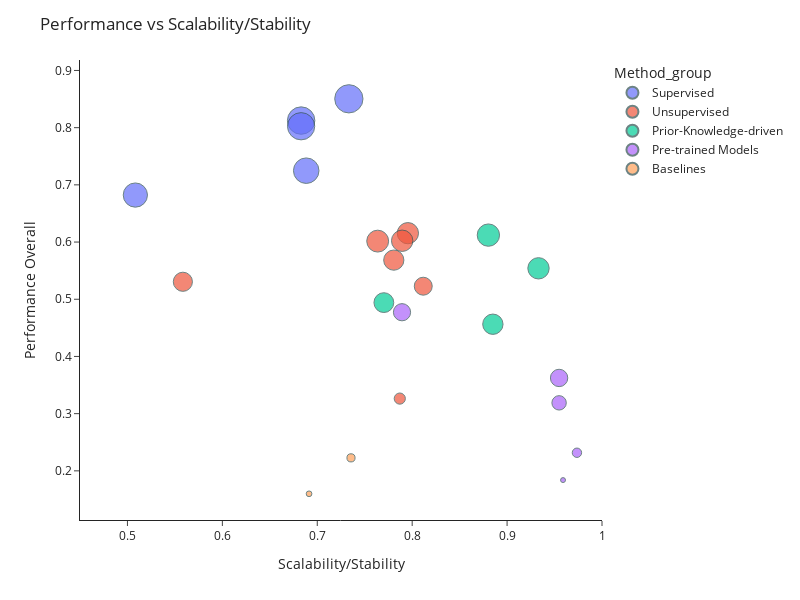

The code cell stored with this chart in its notebook:
### Code cell
df["Scalability/Stability"] = (df["Scalability"] + df["Stability"]) / 2
fig = px.scatter(df, x="Scalability/Stability", y="Overall Performance", color="Method_group",
                 size='Macro F1', hover_data=[df.index,'Overall Performance', 'Scalability/Stability', 'Macro F1'],)

fig.update_layout(
    font=dict(
        size=12,           # Default font size for all text
    ),
    xaxis=dict(
        title_font=dict(size=14),   # X-axis title font size
        tickfont=dict(size=12),     # X-axis tick label font size
    ),
    yaxis=dict(
        title_font=dict(size=14),   # Y-axis title font size
        tickfont=dict(size=12),     # Y-axis tick label font size
    ),
    title_font=dict(size=16),       # Title font size
    legend=dict(
        font=dict(size=12),         # Legend font size
        title_font=dict(size=14),   # Legend title font size
    )
)

fig.update_layout(width=800, height=600)

fig.update_layout(
    template='simple_white',
    title="Performance vs Scalability/Stability",
    xaxis=dict(title="Scalability/Stability", range=[0.45, 1]),
    #xaxis=dict(title="Scalability/Stability"),
    yaxis=dict(title="Performance Overall")
)
fig.update_traces(marker=dict(line=dict(width=1, color='DarkSlateGrey')))


fig.show()

fig.write_html(os.path.join(output_path, "scatter_plot_grouped.html"))

# save as svg
fig.write_image(os.path.join(output_path, "scatter_plot_grouped.svg"), width=800, height=600, scale=2)

### Figure 1 — Plotly figure (JSON) as saved in the notebook; plotly's stock layout.template omitted (floating-point values rounded to 4 significant figures)
{"data": [{"customdata": [["XGBoost", 0.8302], ["Random Forest", 0.7818], ["MAPS", 0.7718], ["Logistic Regression", 0.6768], ["CellSighter", 0.6095]], "hovertemplate": "Method_group=Supervised<br>Scalability/Stability=%{x}<br>Overall Performance=%{y}<br>Macro F1=%{customdata[1]}<br>method=%{customdata[0]}<extra></extra>", "legendgroup": "Supervised", "marker": {"color": "#636efa", "line": {"color": "DarkSlateGrey", "width": 1}, "size": [0.8302, 0.7818, 0.7718, 0.6768, 0.6095], "sizemode": "area", "sizeref": 0.002075, "symbol": "circle"}, "mode": "markers", "name": "Supervised", "orientation": "v", "showlegend": true, "type": "scatter", "x": [0.7333, 0.683, 0.683, 0.6884, 0.5083], "xaxis": "x", "y": [0.8504, 0.8124, 0.8025, 0.7248, 0.6822], "yaxis": "y"}, {"customdata": [["FlowSOM", 0.4695], ["Leiden", 0.4753], ["CellLENS_Lite", 0.4975], ["Phenograph", 0.4243], ["CellLENS_Full", 0.3806], ["FuseSOM", 0.3347], ["FlowSOM Meta Clusters", 0.1295]], "hovertemplate": "Method_group=Unsupervised<br>Scalability/Stability=%{x}<br>Overall Performance=%{y}<br>Macro F1=%{customdata[1]}<br>method=%{customdata[0]}<extra></extra>", "legendgroup": "Unsupervised", "marker": {"color": "#EF553B", "line": {"color": "DarkSlateGrey", "width": 1}, "size": [0.4695, 0.4753, 0.4975, 0.4243, 0.3806, 0.3347, 0.1295], "sizemode": "area", "sizeref": 0.002075, "symbol": "circle"}, "mode": "markers", "name": "Unsupervised", "orientation": "v", "showlegend": true, "type": "scatter", "x": [0.7955, 0.7895, 0.7637, 0.7806, 0.5584, 0.8117, 0.7869], "xaxis": "x", "y": [0.6155, 0.6023, 0.6016, 0.5684, 0.5305, 0.5228, 0.3263], "yaxis": "y"}, {"customdata": [["Scyan", 0.5189], ["Tacit", 0.4731], ["Tribus", 0.4078], ["Astir", 0.4296]], "hovertemplate": "Method_group=Prior-Knowledge-driven<br>Scalability/Stability=%{x}<br>Overall Performance=%{y}<br>Macro F1=%{customdata[1]}<br>method=%{customdata[0]}<extra></extra>", "legendgroup": "Prior-Knowledge-driven", "marker": {"color": "#00cc96", "line": {"color": "DarkSlateGrey", "width": 1}, "size": [0.5189, 0.4731, 0.4078, 0.4296], "sizemode": "area", "sizeref": 0.002075, "symbol": "circle"}, "mode": "markers", "name": "Prior-Knowledge-driven", "orientation": "v", "showlegend": true, "type": "scatter", "x": [0.8803, 0.9331, 0.7701, 0.885], "xaxis": "x", "y": [0.6121, 0.5541, 0.4941, 0.4563], "yaxis": "y"}, {"customdata": [["Nimbus", 0.3076], ["RIBCA_adapted", 0.3135], ["RIBCA", 0.216], ["Deepcelltypes_adapted", 0.09171], ["Deepcelltypes", 0.02556]], "hovertemplate": "Method_group=Pre-trained Models<br>Scalability/Stability=%{x}<br>Overall Performance=%{y}<br>Macro F1=%{customdata[1]}<br>method=%{customdata[0]}<extra></extra>", "legendgroup": "Pre-trained Models", "marker": {"color": "#ab63fa", "line": {"color": "DarkSlateGrey", "width": 1}, "size": [0.3076, 0.3135, 0.216, 0.09171, 0.02556], "sizemode": "area", "sizeref": 0.002075, "symbol": "circle"}, "mode": "markers", "name": "Pre-trained Models", "orientation": "v", "showlegend": true, "type": "scatter", "x": [0.7893, 0.9548, 0.9548, 0.9736, 0.9589], "xaxis": "x", "y": [0.4773, 0.3624, 0.3189, 0.2316, 0.1839], "yaxis": "y"}, {"customdata": [["Stratified sampler", 0.06864], ["Most Frequent", 0.03392]], "hovertemplate": "Method_group=Baselines<br>Scalability/Stability=%{x}<br>Overall Performance=%{y}<br>Macro F1=%{customdata[1]}<br>method=%{customdata[0]}<extra></extra>", "legendgroup": "Baselines", "marker": {"color": "#FFA15A", "line": {"color": "DarkSlateGrey", "width": 1}, "size": [0.06864, 0.03392], "sizemode": "area", "sizeref": 0.002075, "symbol": "circle"}, "mode": "markers", "name": "Baselines", "orientation": "v", "showlegend": true, "type": "scatter", "x": [0.7355, 0.6913], "xaxis": "x", "y": [0.2227, 0.1599], "yaxis": "y"}], "layout": {"font": {"size": 12}, "height": 600, "legend": {"font": {"size": 12}, "itemsizing": "constant", "title": {"font": {"size": 14}, "text": "Method_group"}, "tracegroupgap": 0}, "margin": {"t": 60}, "title": {"text": "Performance vs Scalability/Stability"}, "width": 800, "xaxis": {"anchor": "y", "domain": [0, 1], "range": [0.45, 1], "tickfont": {"size": 12}, "title": {"text": "Scalability/Stability"}}, "yaxis": {"anchor": "x", "domain": [0, 1], "tickfont": {"size": 12}, "title": {"text": "Performance Overall"}}}}
